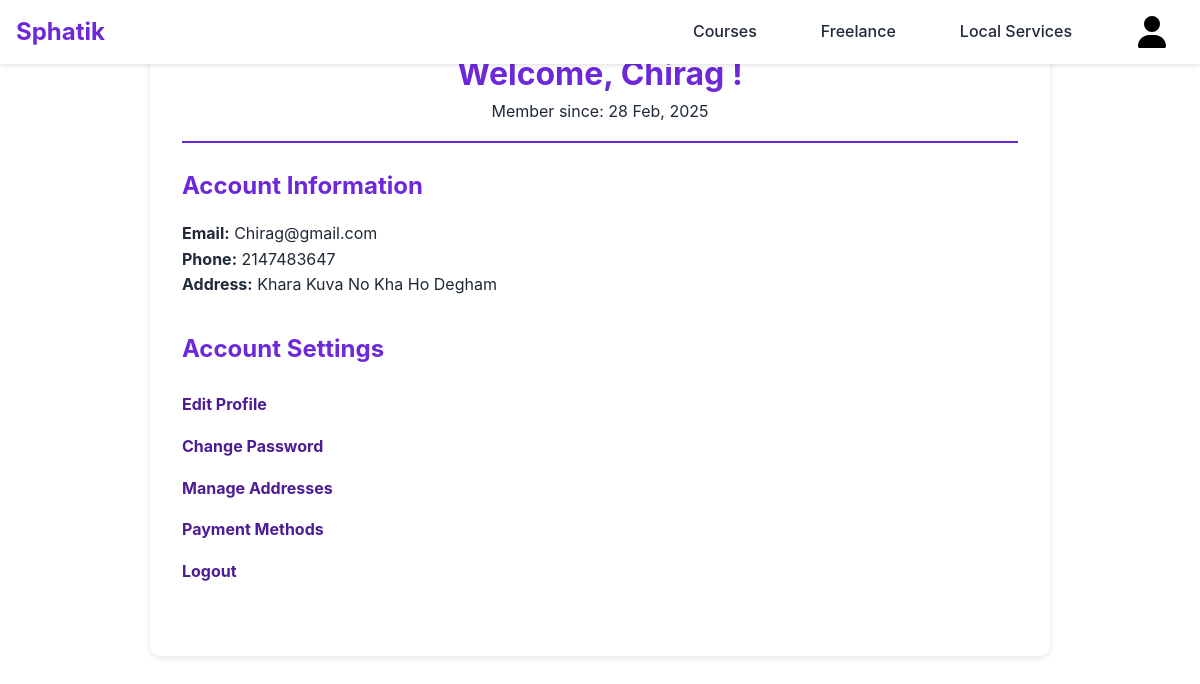
Screenshot of /dashboards/profile.php (signed in) with the database file from the repository.
### tables this page shows
CREATE TABLE `members` (
  `mem_id` int(11) NOT NULL,
  `username` varchar(50) NOT NULL,
  `email` varchar(100) NOT NULL,
  `address` varchar(255) NOT NULL,
  `phone` varchar(10) NOT NULL,
  `password` varchar(255) NOT NULL,
  `created_at` timestamp NOT NULL DEFAULT current_timestamp(),
  `role` enum('instructor','local_service_provider','freelancer','user') NOT NULL DEFAULT 'user'
);

### dashboards/profile.php (the view, shortened to what this page needs)
<?php
require_once '../includes/db.php';
require_once '../includes/header.php';
$user_id = $_SESSION['id'];
$selectQ = "SELECT username, email, phone, address, created_at FROM $tbl_name WHERE $id_name = $user_id";
$res = mysqli_query($conn, $selectQ);
$user = mysqli_fetch_array($res);
?>
<!DOCTYPE html>
<html lang="en">
    <head>
        <link rel="stylesheet" href="../css/profile_style.css">
    </head>
    <body>
        <section class="profile-container">
            <div class="profile-header">
                <h2>Welcome, <?php echo htmlspecialchars($user['username']); ?> !</h2>
                <p>Member since: <?php echo date("d M, Y", strtotime($user['created_at'])); ?></p>
            </div>
            <div class="profile-content">
                <div class="profile-info">
                    <h3>Account Information</h3>
                    <p><strong>Email:</strong> <?php echo htmlspecialchars($user['email']); ?></p>
                    <p><strong>Phone:</strong> <?php echo htmlspecialchars($user['phone']); ?></p>
                    <p><strong>Address:</strong> <?php echo htmlspecialchars($user['address']); ?></p>
                </div>
                <div class="account-settings">
                    <h3>Account Settings</h3>
                    <ul>
                        <form method="post">
                            <li><a href="#">Edit Profile</a></li>
                            <li><a href="../auth/update_password.php" name="pass">Change Password</a></li>
                            <li><a href="#">Manage Addresses</a></li>
                            <li><a href="#">Payment Methods</a></li>
                            <li><a href="../logout.php">Logout</a></li>
                        </form>
                    </ul>
                </div>
            </div>
        </section>
    </body>
</html>

### css/home_style.css (style rules this page uses)
:root { --primary-color: #6d28d9; --secondary-color: #4c1d95; --text-color: #1f2937; --light-gray: #f3f4f6; --white: #ffffff; }
* { margin: 0; padding: 0; box-sizing: border-box; }
body { font-family: -apple-system, BlinkMacSystemFont, "Segoe UI", Roboto, "Helvetica Neue", Arial, sans-serif; line-height: 1.6; color: var(--text-color); }

### css/profile_style.css (style rules this page uses)
.profile-container { max-width: 900px; margin: 1rem auto; padding: 2rem; background: var(--white); border-radius: 10px; box-shadow: 0 2px 6px rgba(0, 0, 0, 0.1); }
.profile-header { text-align: center; padding-bottom: 1rem; border-bottom: 2px solid var(--primary-color); }
.profile-header h2 { color: var(--primary-color); font-size: 2rem; }
.profile-content { margin-top: 1.5rem; }
.profile-info, .order-history, .account-settings { margin-bottom: 2rem; }
h3 { color: var(--primary-color); font-size: 1.5rem; margin-bottom: 1rem; }
p { font-size: 1rem; color: var(--text-color); }
.account-settings ul { list-style: none; padding: 0; }
.account-settings ul li { padding: 0.5rem 0; }
.account-settings ul li a { text-decoration: none; color: var(--secondary-color); font-weight: bold; }

### rows the page displays
members: username "Chirag", created_at "28 Feb, 2025", email "Chirag@gmail.com", phone "2147483647", address "Khara Kuva No Kha Ho Degham"
